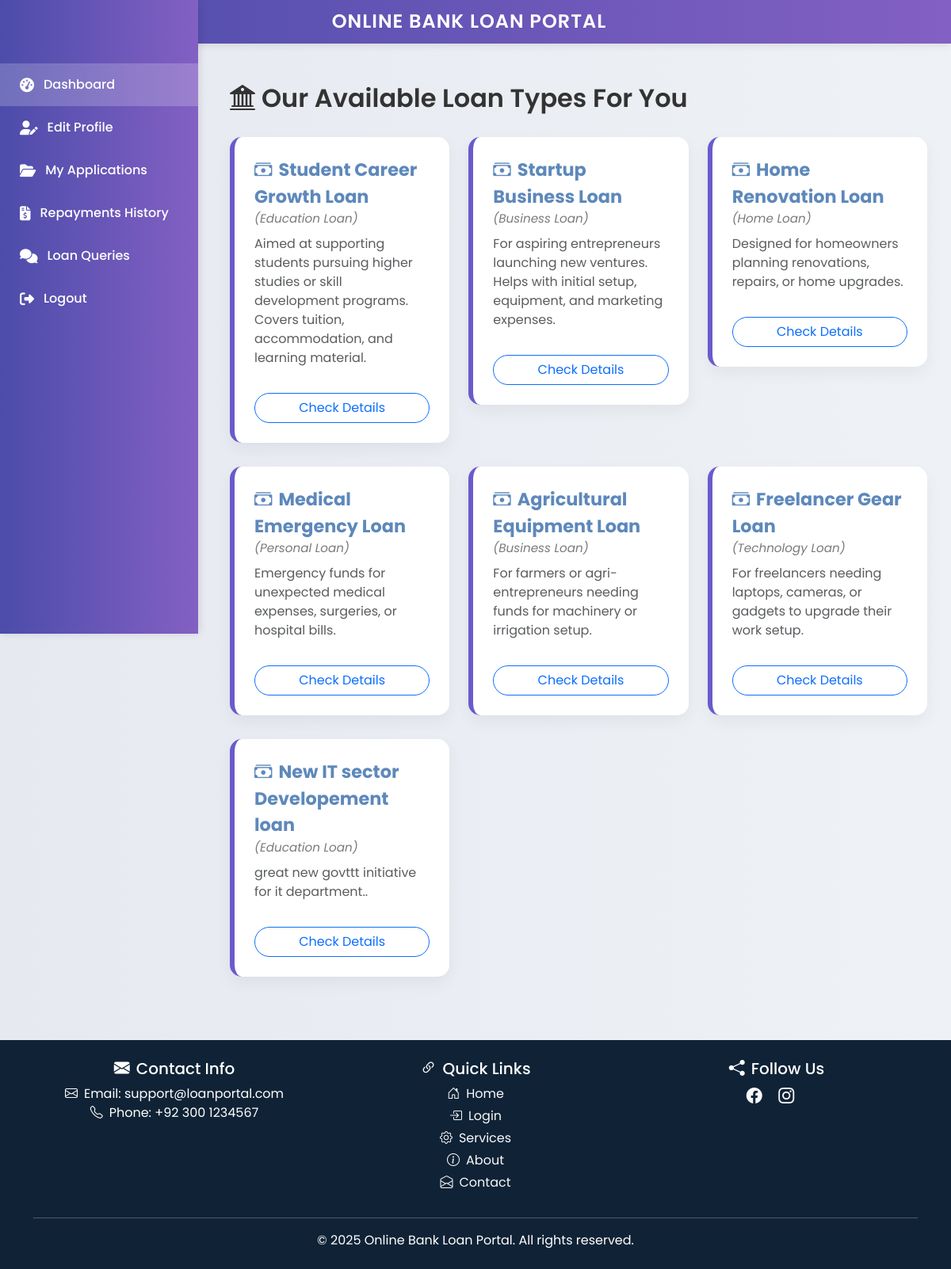
The page /Customer/dashboard.php (signed in) on the database its author committed.
### tables this page shows
CREATE TABLE `loan_types` (
  `id` int(11) NOT NULL,
  `name` varchar(100) NOT NULL,
  `loan_category` varchar(100) NOT NULL,
  `description` text DEFAULT NULL,
  `min_amount` decimal(10,2) NOT NULL,
  `max_amount` decimal(10,2) NOT NULL,
  `interest_rate` decimal(5,2) NOT NULL,
  `term_months` int(11) NOT NULL,
  `eligibility` text DEFAULT NULL,
  `created_at` timestamp NOT NULL DEFAULT current_timestamp()
);

### Customer/dashboard.php (the view, shortened to what this page needs)
<?php
include '../dbconnection.php';
$stmt = $conn->prepare("SELECT * FROM loan_types ORDER BY created_at DESC");
$stmt->execute();
$loans = $stmt->fetchAll(PDO::FETCH_ASSOC);
?>
<!DOCTYPE html>
<html lang="en">
<head>
  <link href="https://cdn.jsdelivr.net/npm/bootstrap@5.3.0/dist/css/bootstrap.min.css" rel="stylesheet">
  <link href="https://cdn.jsdelivr.net/npm/bootstrap-icons@1.10.5/font/bootstrap-icons.css" rel="stylesheet">
</head>
<body>
<?php include 'sidebar.php'; ?>
<div class="content">
  <h2 class="page-title"><i class="bi bi-bank2 me-2"></i>Our Available Loan Types For You</h2>
  <div class="row">
    <?php foreach ($loans as $loan): ?>
      <div class="col-md-6 col-lg-4">
        <div class="loan-card">
          <div class="loan-title"><i class="bi bi-cash-stack me-2"></i><?= htmlspecialchars($loan['name']) ?></div>
          <div class="loan-category">(<?= htmlspecialchars($loan['loan_category']) ?>)</div>
          <p class="text-muted mt-2"><?= htmlspecialchars($loan['description']) ?></p>
          <a href="loan-details.php?id=<?= $loan['id'] ?>" class="btn btn-outline-primary mt-3 w-100">Check Details</a>
        </div>
      </div>
    <?php endforeach; ?>
  </div>
</div>
<?php include '../footer.php'; ?>
</body>
</html>

### Customer/dashboard.php (style rules this page uses)
body { background: linear-gradient(to right, #e6e9f0, #eef1f5); font-family: 'Segoe UI', sans-serif; }
.content { margin-left: 260px; padding: 50px 30px; }
.loan-card { background-color: #fff; border-left: 6px solid #6a5acd; border-radius: 15px; box-shadow: 0 8px 20px rgba(0, 0, 0, 0.05); padding: 25px; margin-bottom: 30px; transition: all 0.3s ease-in-out; }
.loan-title { font-weight: bold; font-size: 1.4rem; color: #5D88BB; }
.loan-category { font-size: 0.95rem; font-style: italic; color: #7a7a7a; }
.btn-outline-primary { border-radius: 25px; }
h2.page-title { color: #333; font-weight: 600; margin-bottom: 30px; }

### Customer/sidebar.php (style rules this page uses)
body { font-family: 'Poppins', sans-serif; }

### rows shown on the page
loan_types: name "Student Career Growth Loan", loan_category "Education Loan", description "Aimed at supporting students pursuing higher studies or skill development programs. Covers tuition, accommodation, and learning material."
loan_types: name "Startup Business Loan", loan_category "Business Loan", description "For aspiring entrepreneurs launching new ventures. Helps with initial setup, equipment, and marketing expenses."
loan_types: name "Home Renovation Loan", loan_category "Home Loan", description "Designed for homeowners planning renovations, repairs, or home upgrades."
loan_types: name "Medical Emergency Loan", loan_category "Personal Loan", description "Emergency funds for unexpected medical expenses, surgeries, or hospital bills."
loan_types: name "Agricultural Equipment Loan", loan_category "Business Loan", description "For farmers or agri-entrepreneurs needing funds for machinery or irrigation setup."
loan_types: name "Freelancer Gear Loan", loan_category "Technology Loan", description "For freelancers needing laptops, cameras, or gadgets to upgrade their work setup."
loan_types: name "New IT sector Developement loan", loan_category "Education Loan", description "great new govttt initiative for it department.."
